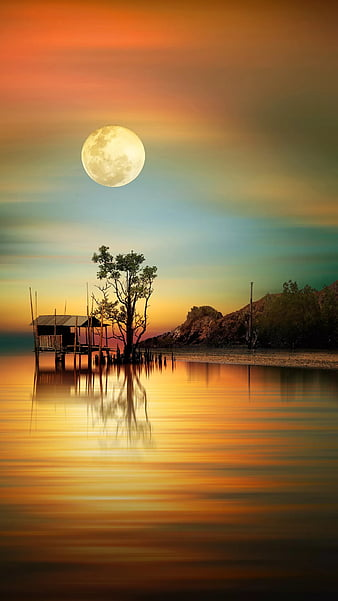
#> input picture DAY04/SampleImage.jpg, 338 x 601 px, found by its file name
$ jupyter execute Untitled.ipynb
#> lines starting #> are read from the running program, lines starting #| are printed output that depends on the picture; after the words box and inside, x2 and y2 are one past the last pixel; in counts of white or black regions, pixels touching at a corner belong together
[cell 1]
import numpy as np
import matplotlib.pyplot as plt
from PIL import Image

[cell 2]
image_path="sampleImage.jpg"
img=np.array(Image.open(image_path).convert("L"))
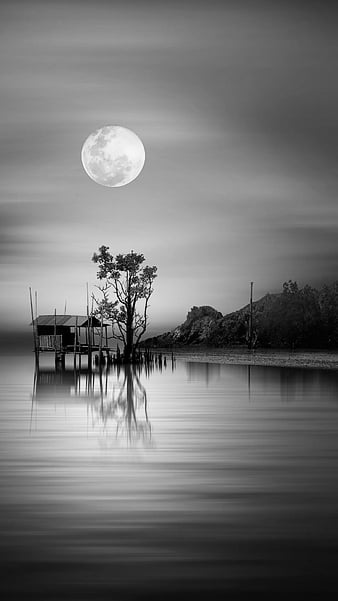
#> img: shape (601, 338); min 0, max 254, mean 114.3

[cell 3]
print(f"Original image shape:{img.shape}")
#| Original image shape:(601, 338)
print(f"Original image data type:{img.dtype}")
#| Original image data type:uint8

[cell 4]
plt.figure(figsize=(6,5))
plt.imshow(img,cmap="gray")
plt.title("Original grayscale image")
plt.axis("off")
plt.show()

[cell 5]
def downsample(image,factor):
    """Keep only every 'factor' -th pixel in rows and columns."""
    return image[::factor,::factor]

[cell 6]
factors=[2,4,8]
plt.figure(figsize=(14,4))
plt.subplot(1,len(factors)+ 1,1)
plt.imshow(img,cmap="gray")
plt.title("Original")
plt.axis("off")

[cell 7]
for i,f in enumerate(factors):
  small = downsample(img, f)
  plt.subplot(1,len(factors) + 1,i + 2)
  plt.imshow(small,cmap="gray")
  plt.title("fDownsampled x{f}\nshape={small.shape}")
  plt.axis("off")
#> this loop made 3 passes
#> pass 1, `small = downsample(img, f)`:
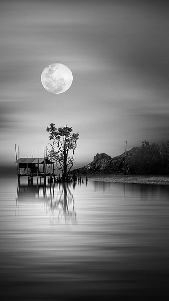
#> small: shape (301, 169); min 0, max 253, mean 114.3
#> pass 2, `small = downsample(img, f)`:
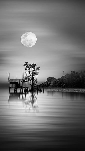
#> small: shape (151, 85); min 0, max 253, mean 113.9
#> pass 3, `small = downsample(img, f)`:
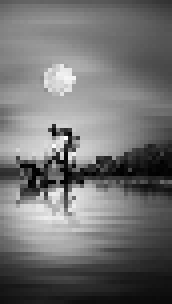
#> small: shape (76, 43) (shown 4 times larger); min 0, max 253, mean 113.4

[cell 8]
small_img=downsample(img,8)
pil_small=Image.fromarray(small_img)
upsampled=pil_small.resize((img.shape[1],img.shape[0]),Image.Resampling.NEAREST)
upsampled=np.array(upsampled)

[cell 9]
plt.subplot(1,2,2)
plt.imshow(upsampled,cmap="gray")
plt.title("Upsampled from x8 Downsample\n(blocky/aliased)")
plt.axis("off")
#> Out = (-0.5, 337.5, 600.5, -0.5)

[cell 10]
plt.tight_layout()
plt.show()

[cell 11]
print("\nSampling:reducing resolution loses saptial detail permanently")
print("Upsampling only stretches existing pixels;it cannot recover lost details ")

[cell 12]
def quantize(image,levels):
    """
    Reduce an 8 bit(0-255) grayscale image to a smaller number of gray levels.
    'levels' is how many distinct gray shades the output should have(e.g 4, 8, )"""

    step =256 // levels
    quantized=(image // step) * step
    return quantized.astype(np.uint8)

[cell 13]
level_options=[256,16,8,4,2]
plt.figure(figsize=(16,4))

[cell 14]
for i,levels in enumerate(level_options):
    q_img =quantize(img,levels)
    plt.subplot(1, len(level_options), i + 1)
    plt.imshow(q_img, cmap="gray", vmin=0,vmax=255)
    plt.title(f"{levels}gray levels")
    plt.axis("off")
#> this loop made 5 passes
#> pass 3, in quantize (call 3), `quantized=(image // step) * step`:
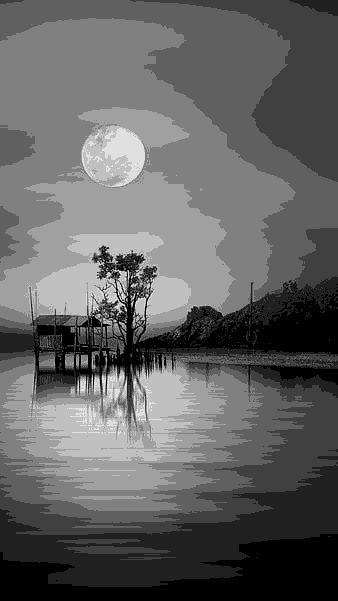
#> quantized: shape (601, 338); min 0, max 224, mean 98.8
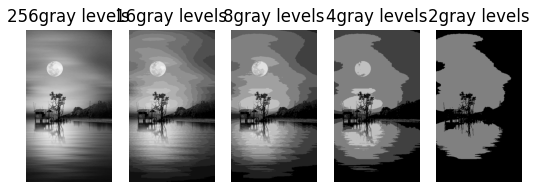
#> figure drawn by matplotlib, 5 panels

[cell 15]
plt.tight_layout()
plt.show()

5. show the "false contouring" effect clearly with very fex levels

[cell 16]
q2=quantize(img, 2)
#> in quantize (call 6), `quantized=(image // step) * step`:
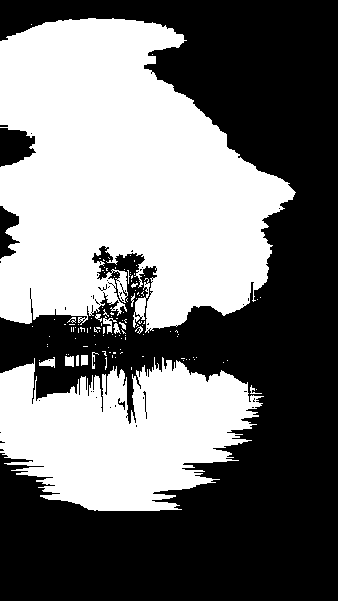
#> quantized: shape (601, 338); values 0 (black) and 128 (white), 45.5% white; 124 white regions (107 under 20 px), largest, box (x1, y1, x2, y2) and area: (0, 18, 296, 333) 63810, (0, 357, 264, 511) 27322, (133, 278, 150, 328) 286
q4=quantize(img, 4)
#> in quantize (call 7), `quantized=(image // step) * step`:
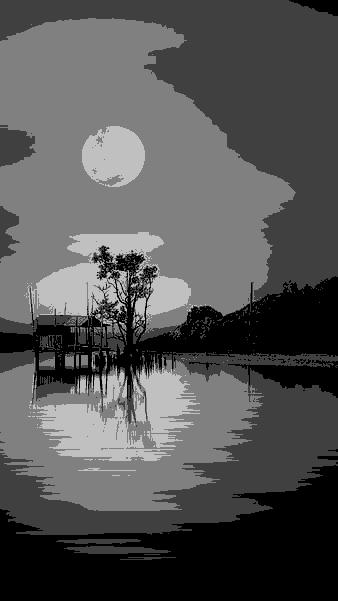
#> quantized: shape (601, 338); min 0, max 192, mean 84.4

[cell 17]
plt.figure(figsize=(10,5))
plt.subplot(1,2,1)
plt.imshow(q2,cmap="gray")
plt.title("2 Gray Levels (severe banding)")
plt.axis("off")
#> Out = (-0.5, 337.5, 600.5, -0.5)

[cell 18]
plt.subplot(1,2,2)
plt.imshow(q4, cmap="gray")
plt.title("4 Gray levels(visible banding )")
plt.axis("off")
#> Out = (-0.5, 337.5, 600.5, -0.5)
